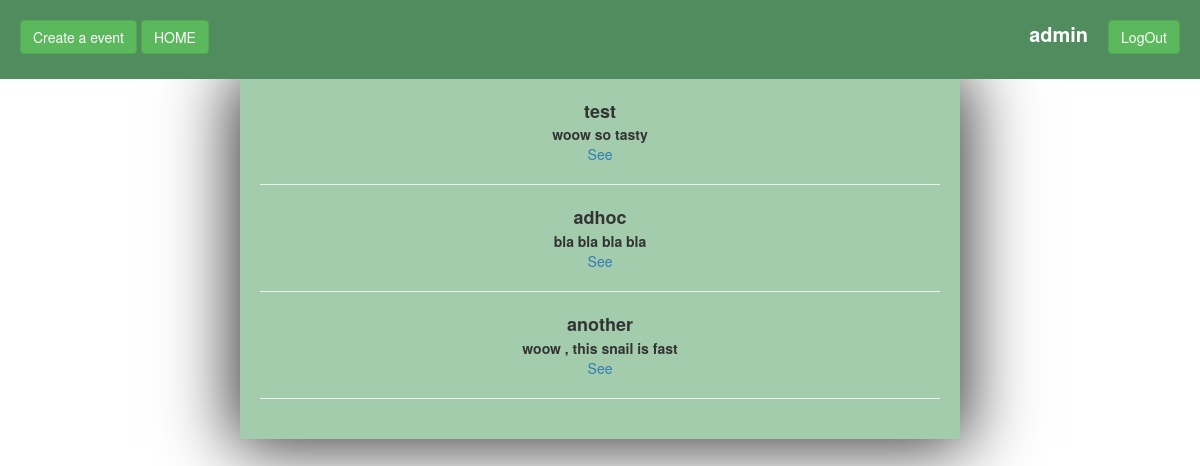
The page /show.php (signed in) on the database its author committed.
### tables this page shows
CREATE TABLE IF NOT EXISTS `event` (
  `evid` int(11) NOT NULL AUTO_INCREMENT,
  `name` varchar(200) DEFAULT NULL,
  `des` text,
  `uid` int(11) DEFAULT NULL,
  PRIMARY KEY (`evid`),
  KEY `uid` (`uid`)
);

### show.php (the view, shortened to what this page needs)
<?php
include 'conn.php';
$userid = $_SESSION['id'];
?>
<!DOCTYPE html>
<html>
<head>
	<link rel="stylesheet" href="https://maxcdn.bootstrapcdn.com/bootstrap/3.3.7/css/bootstrap.min.css">
</head>
<body>
<div class="header">
	<a style="float:right;" class="btn btn-success" href="logout.php">LogOut</a>
	<p style="font-size: 20px;color: white;font-weight: bold; float: right;padding-right: 20px;"><?php echo $_SESSION['u']; ?></p>
	<a class="btn btn-success" href="create.php">Create a event</a>
	<a href="user.php" class="btn btn-success">HOME</a>
</div>
<div class="bo">
	<?php
		$shq = "select * from event where uid=$userid";
		$re = $pdo->query($shq);
		foreach ($re as $va) {
		$id = $va['evid'];
		echo "<p>".$va['name']."</p><b>".$va['des']."</b><br>";
		echo "<a href='see.php?uid=$userid&ev=$id'>See</a><hr>";
			}
	?>
</div>
</body>
</html>

### show.php (style rules this page uses)
.header { width: 100%; background-color: #518c5f; padding: 20px; display: inline-block; }
.bo { width: 60%; margin:0 auto; background-color: #a3ccac; box-shadow: 0px 0px 66px 7px; padding: 20px; text-align: center; }
.bo p { font-weight: bold; font-size: 18px; margin:0; padding: 0; }

### rows shown on the page
event: name "test", des "woow so tasty"
event: name "adhoc", des "bla bla bla bla"
event: name "another", des "woow , this snail is fast"

### other values the page prints
$_SESSION['u'] "admin"
